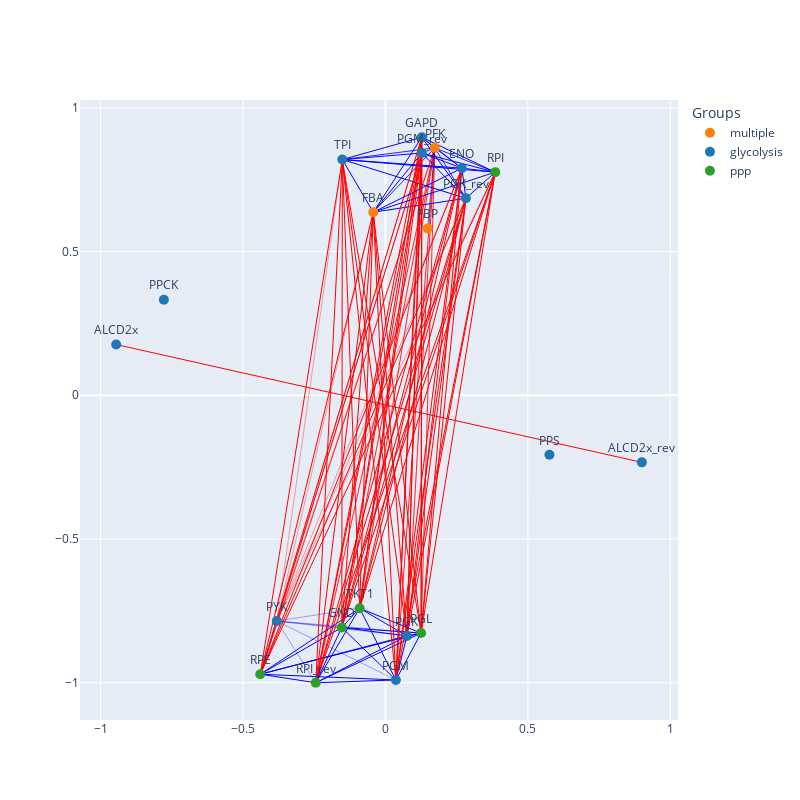
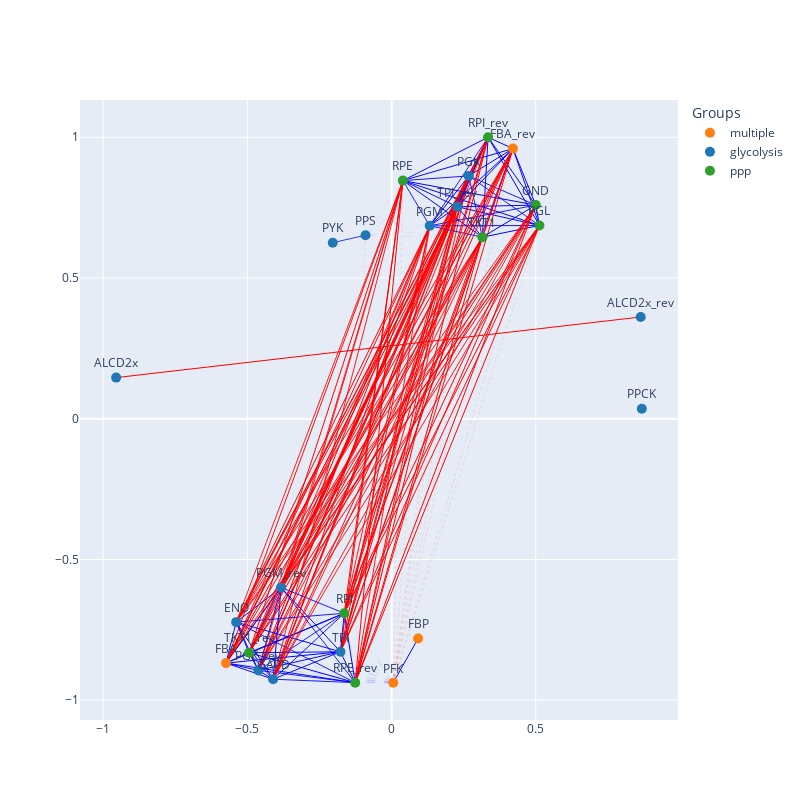

Source (notebook cell) for these figures, in order:
### Markdown cell above
### Create and plot a graph from each condition

### Code cell
G100, pos100 = construct_graph(linear_correlation_matrix_100,
                         non_linear_correlation_matrix_100,
                         reactions=extended_reactions_100,
                         remove_unconnected_nodes=False,
                         correction=False,
                         group_map=group_map_100)

plot_graph(G100, pos100)



G0, pos0= construct_graph(linear_correlation_matrix_0, 
                         non_linear_correlation_matrix_0, 
                         reactions=extended_reactions_0,
                         remove_unconnected_nodes=False,
                         correction=False,
                         group_map=group_map_0)

plot_graph(G0, pos0)
